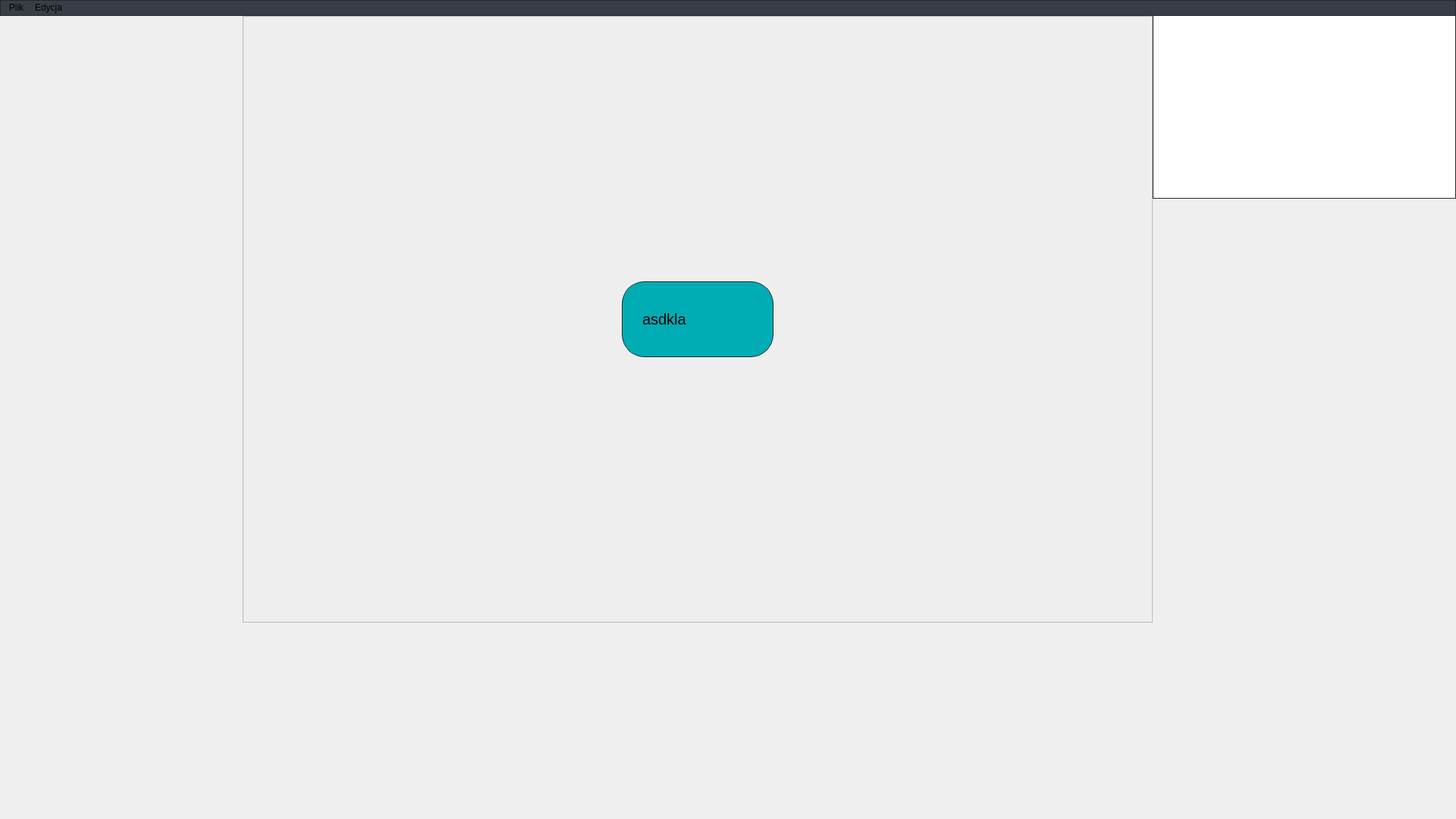
<?xml version="1.0" encoding="UTF-8"?>
<ui version="4.0">
 <class>MainWindow</class>
 <widget class="QMainWindow" name="MainWindow">
  <property name="geometry">
   <rect>
    <x>0</x>
    <y>0</y>
    <width>1920</width>
    <height>1080</height>
   </rect>
  </property>
  <property name="windowTitle">
   <string>MainWindow</string>
  </property>
  <widget class="QWidget" name="centralwidget">
   <widget class="QListWidget" name="listWidget">
    <property name="geometry">
     <rect>
      <x>1520</x>
      <y>0</y>
      <width>400</width>
      <height>241</height>
     </rect>
    </property>
    <property name="palette">
     <palette>
      <active>
       <colorrole role="Highlight">
        <brush brushstyle="SolidPattern">
         <color alpha="255">
          <red>0</red>
          <green>173</green>
          <blue>181</blue>
         </color>
        </brush>
       </colorrole>
       <colorrole role="Link">
        <brush brushstyle="SolidPattern">
         <color alpha="255">
          <red>0</red>
          <green>173</green>
          <blue>181</blue>
         </color>
        </brush>
       </colorrole>
      </active>
      <inactive>
       <colorrole role="Highlight">
        <brush brushstyle="SolidPattern">
         <color alpha="255">
          <red>29</red>
          <green>84</green>
          <blue>92</blue>
         </color>
        </brush>
       </colorrole>
       <colorrole role="Link">
        <brush brushstyle="SolidPattern">
         <color alpha="255">
          <red>0</red>
          <green>122</green>
          <blue>244</blue>
         </color>
        </brush>
       </colorrole>
      </inactive>
      <disabled>
       <colorrole role="Highlight">
        <brush brushstyle="SolidPattern">
         <color alpha="255">
          <red>29</red>
          <green>84</green>
          <blue>92</blue>
         </color>
        </brush>
       </colorrole>
       <colorrole role="Link">
        <brush brushstyle="SolidPattern">
         <color alpha="255">
          <red>0</red>
          <green>122</green>
          <blue>244</blue>
         </color>
        </brush>
       </colorrole>
      </disabled>
     </palette>
    </property>
    <property name="styleSheet">
     <string notr="true">border: 1px solid #222831; border-top: 0px;</string>
    </property>
   </widget>
   <widget class="QFrame" name="frame">
    <property name="geometry">
     <rect>
      <x>320</x>
      <y>0</y>
      <width>1200</width>
      <height>800</height>
     </rect>
    </property>
    <property name="styleSheet">
     <string notr="true">background-color: #EEEEEE;</string>
    </property>
    <property name="frameShape">
     <enum>QFrame::StyledPanel</enum>
    </property>
    <property name="frameShadow">
     <enum>QFrame::Raised</enum>
    </property>
    <widget class="QFrame" name="frame_2">
     <property name="geometry">
      <rect>
       <x>500</x>
       <y>350</y>
       <width>200</width>
       <height>100</height>
      </rect>
     </property>
     <property name="styleSheet">
      <string notr="true">background-color: #00ADB5; border-radius: 30px; border: 1px solid #222831;</string>
     </property>
     <property name="frameShape">
      <enum>QFrame::StyledPanel</enum>
     </property>
     <property name="frameShadow">
      <enum>QFrame::Raised</enum>
     </property>
     <widget class="QLineEdit" name="lineEdit">
      <property name="geometry">
       <rect>
        <x>25</x>
        <y>25</y>
        <width>150</width>
        <height>50</height>
       </rect>
      </property>
      <property name="font">
       <font>
        <pointsize>15</pointsize>
       </font>
      </property>
      <property name="styleSheet">
       <string notr="true">border: 0px; text-color: #222831;</string>
      </property>
      <property name="text">
       <string>asdkla</string>
      </property>
     </widget>
    </widget>
   </widget>
  </widget>
  <widget class="QMenuBar" name="menubar">
   <property name="geometry">
    <rect>
     <x>0</x>
     <y>0</y>
     <width>1920</width>
     <height>23</height>
    </rect>
   </property>
   <property name="palette">
    <palette>
     <active/>
     <inactive/>
     <disabled/>
    </palette>
   </property>
   <property name="styleSheet">
    <string notr="true">border: 1px solid #222831;  background-color: #393E46;  </string>
   </property>
   <widget class="QMenu" name="menuPlik">
    <property name="styleSheet">
     <string notr="true">border: 1px solid black;</string>
    </property>
    <property name="title">
     <string>Plik</string>
    </property>
    <property name="separatorsCollapsible">
     <bool>false</bool>
    </property>
    <addaction name="actionZapisz"/>
    <addaction name="actionZapisz_jako"/>
    <addaction name="actionOtw_rz"/>
   </widget>
   <widget class="QMenu" name="menuEdycja">
    <property name="styleSheet">
     <string notr="true">border: 1px solid black;</string>
    </property>
    <property name="title">
     <string>Edycja</string>
    </property>
    <addaction name="actionCofnij"/>
    <addaction name="actionPrzywr"/>
   </widget>
   <addaction name="menuPlik"/>
   <addaction name="menuEdycja"/>
  </widget>
  <action name="actionZapisz">
   <property name="text">
    <string>Zapisz</string>
   </property>
   <property name="shortcut">
    <string>Ctrl+S</string>
   </property>
  </action>
  <action name="actionZapisz_jako">
   <property name="text">
    <string>Zapisz jako</string>
   </property>
  </action>
  <action name="actionOtw_rz">
   <property name="text">
    <string>Otwórz</string>
   </property>
   <property name="shortcut">
    <string>Ctrl+O</string>
   </property>
  </action>
  <action name="actionCofnij">
   <property name="text">
    <string>Cofnij</string>
   </property>
   <property name="shortcut">
    <string>Ctrl+Z</string>
   </property>
  </action>
  <action name="actionPrzywr">
   <property name="text">
    <string>Przywróć</string>
   </property>
   <property name="shortcut">
    <string>Ctrl+Shift+Z</string>
   </property>
  </action>
 </widget>
 <resources/>
 <connections/>
</ui>
